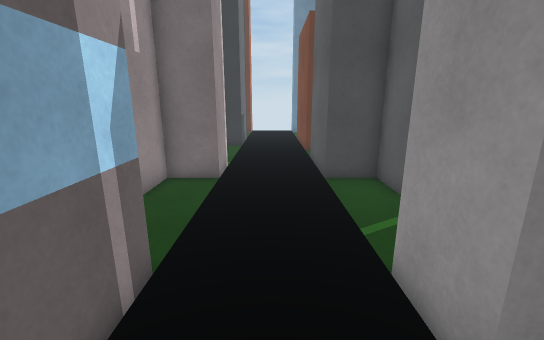
View 1 (above)

23 first-person views from a walk through a Unity game level. The camera is 1.4 m above the floor, tilts 14° down and sees 90° across. The floor is counted in squares, 0.5 m on a side. Each view is taken from the middle of a square. On the plan, view 1 faces up. The plan holds only what a view shows up to about 19 squares ahead; the rest is blank. Surface patterns are stand-ins for the level's own textures.

View 2
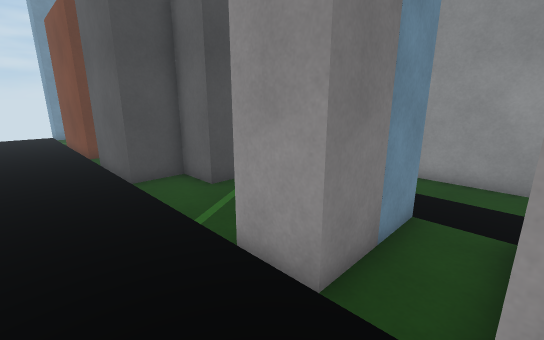

View 3
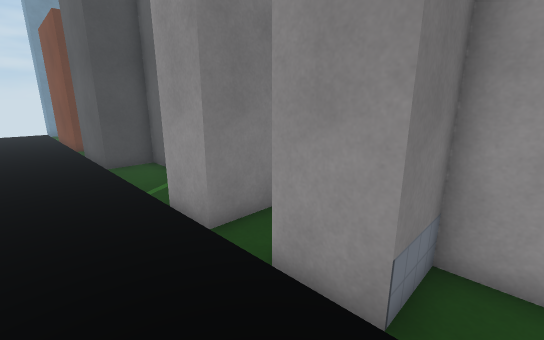

View 4
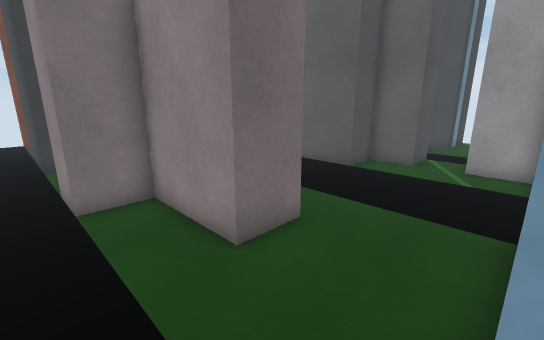

View 5
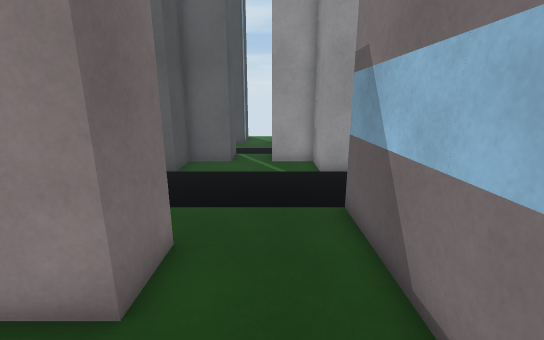

View 6
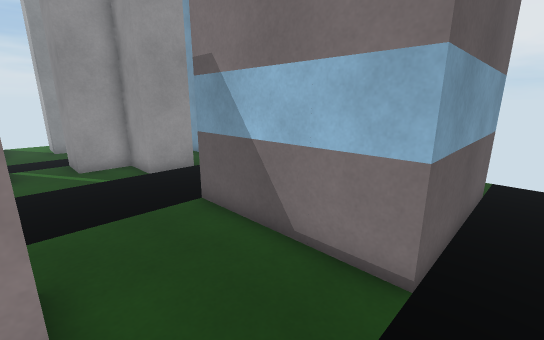

View 7
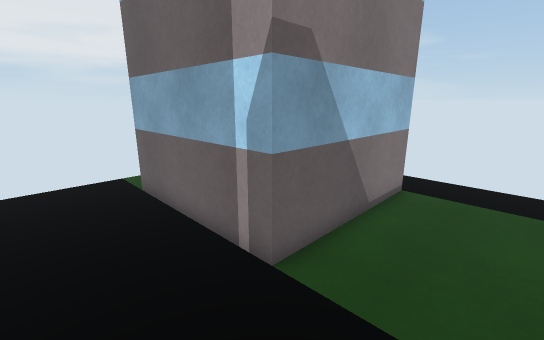

View 8
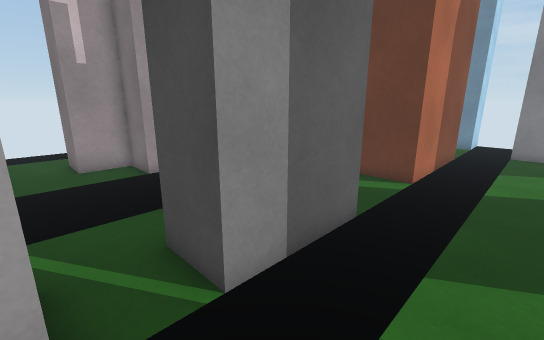

View 9
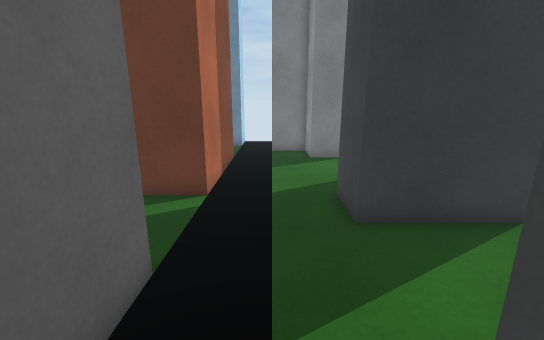

View 10
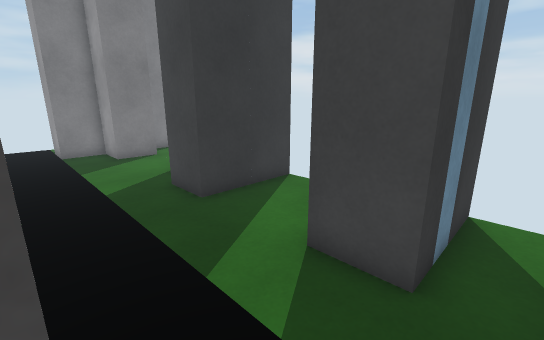

View 11
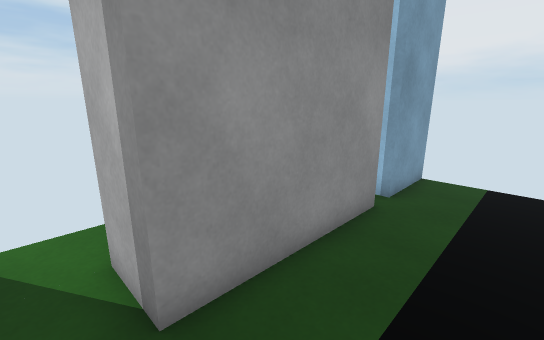

View 12
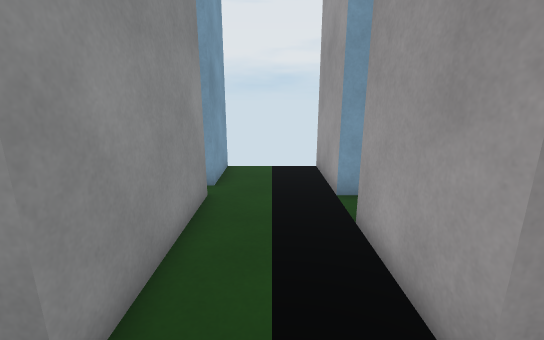

View 13
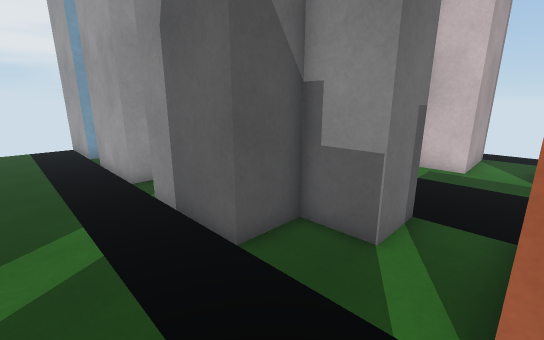

View 14
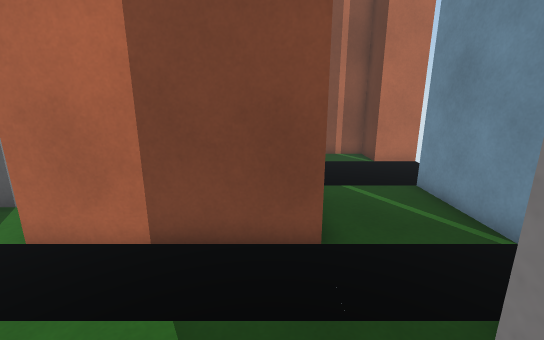

View 15
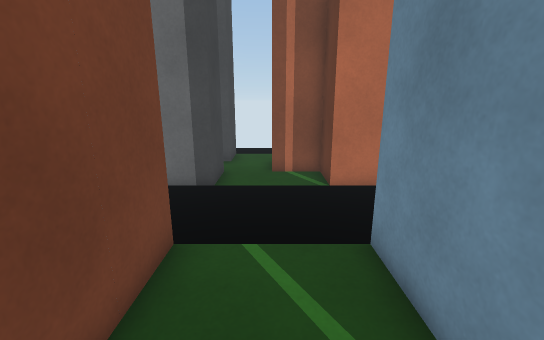

View 16
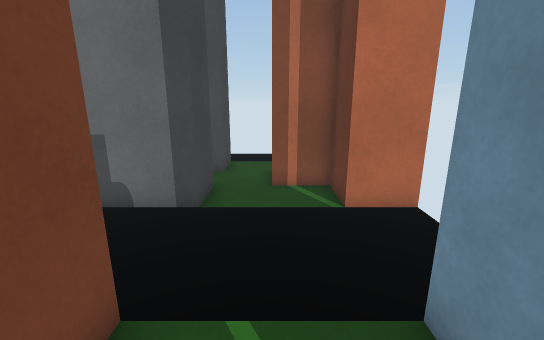

View 17
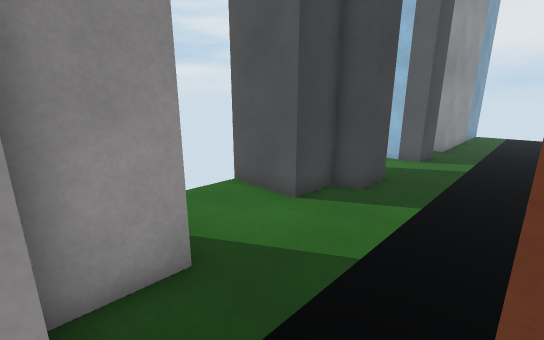

View 18
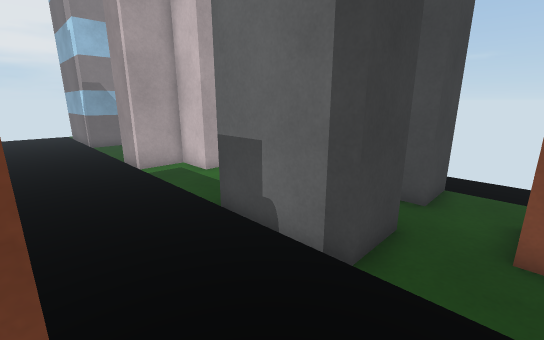

View 19
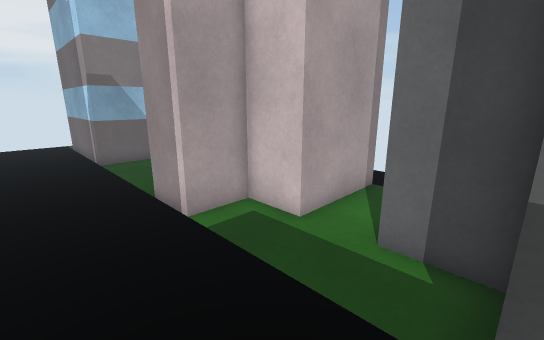

View 20
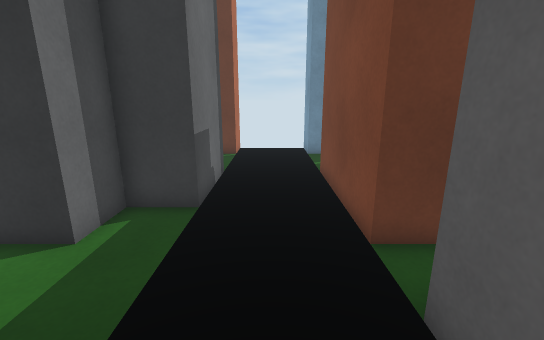

View 21
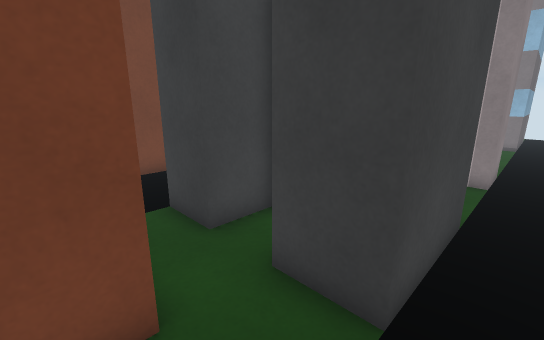

View 22
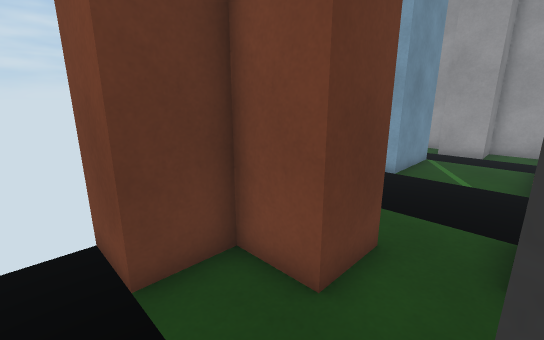

View 23
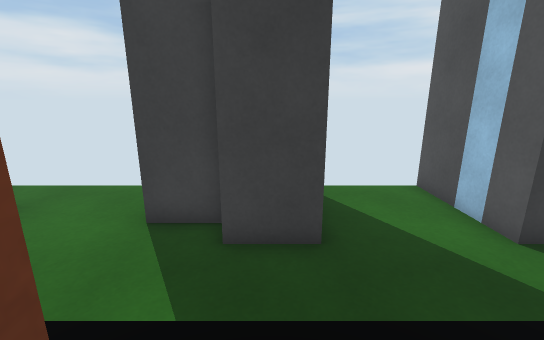

### Floor plan
Points are (right, up) in squares from view 1. A wall is a line through its corners. A room is listed if a view was taken in it or the views show most of it. See-through windows are left out.
Room 1 (views 1, 2, 3, 5, 6, 7, 10, 20)
walls: (-2, 12) (-2, 10) (-4, 10) (-4, 8) (-6, 8) (-6, 12) (-8, 12) (-8, 14); (-8, 4) (-2, 4) (-2, -2); (6, 8) (4, 8) (4, 10) (2, 10) (2, 12.5); (6, 2) (2, 2) (2, 4) (4, 4) (4, 6) (6, 6); (4.9, 0) (6, 0); (4, -3.4) (4, -2) (2, -2) (2, 0)
ways out: opening at (-9, 4) to room 2; opening at (-2, -3) to room 2; opening at (6, 1) to room 3; opening at (6, 7) to room 3; opening at (0, 13) to room 4; opening at (-9, 15) to room 6
Room 2 (view 4)
walls: (-8, -2) (-8, 4)
ways out: opening at (-9, 4) to room 1; opening at (-2, -3) to room 1
Room 3 (views 8, 9, 11, 12, 13, 14, 23)
walls: (4, 14) (4, 12) (6, 12) (6, 8); (6, 6) (6, 2); (14.1, 8) (10, 8) (10, 10) (14, 10); (14.1, 14) (10, 14) (10, 16) (11, 16) (11, 18) (12.5, 18); (10, -0.1) (10, 6) (12, 6); (6, 0) (6, -4); (6, 22) (6, 16) (4.5, 16); (12.1, 22) (10, 22); (10, -4.1) (10, -1)
ways out: opening at (6, 1) to room 1; opening at (6, 7) to room 1; opening at (4, 15) to room 4; opening at (8, 22) to room 4; opening at (11.5, 20)
Room 4 (views 15, 16, 17, 18, 19)
walls: (-4, 22) (-2, 22) (-2, 18) (-4, 18) (-4, 16); (4.5, 16) (2, 16) (2, 22) (6, 22); (6, 26) (2, 26) (2, 28); (-2, 28.1) (-2, 26) (-4, 26) (-4, 24); (2, 12.5) (2, 14) (4, 14); (-4, 14) (-4, 12) (-2, 12); (10, 22) (10, 24) (8, 24) (8, 26)
ways out: opening at (0, 13) to room 1; opening at (4, 15) to room 3; opening at (8, 22) to room 3; opening at (-4, 15) to room 6; opening at (-4, 23) to room 7; opening at (7, 26)
Room 5 (view 21)
walls: (-8, 22) (-6, 22); (-6, 24) (-6, 26) (-8, 26) (-8, 28)
ways out: opening at (-9, 22) to room 6; opening at (-6, 23) to room 7
Room 6 (view 22)
walls: (-7.5, 18) (-8, 18) (-8, 22); (-8, 14) (-4, 14); (-4, 16) (-5.5, 16)
ways out: opening at (-9, 15) to room 1; opening at (-4, 15) to room 4; opening at (-9, 22) to room 5
Room 7 (no view inside)
walls: (-6, 22) (-6, 21.2); (-4, 20) (-4, 22); (-4, 24) (-6, 24)
ways out: opening at (-4, 23) to room 4; opening at (-6, 23) to room 5

Where each view was taken, in squares from view 1:
view 1: 0 up, 0 right, facing up
view 2: 0 up, 1 left, facing up-right
view 3: 3 down, 1 left, facing up-right
view 4: 4 up, 9 left, facing up-right
view 5: 6 up, 9 left, facing right
view 6: 8 up, 9 left, facing down-right
view 7: 7 up, 1 right, facing down-left
view 8: 6 up, 9 right, facing up-left
view 9: 8 up, 8 right, facing up
view 10: 7 up, 6 right, facing up-right
view 11: 7 up, 7 right, facing down-right
view 12: 8 up, 8 right, facing down
view 13: 16 up, 9 right, facing down-left
view 14: 21 up, 11 right, facing left
view 15: 24 up, 7 right, facing left
view 16: 24 up, 5 right, facing left
view 17: 24 up, 6 right, facing down-right
view 18: 24 up, 2 right, facing down-left
view 19: 18 up, 1 right, facing down-left
view 20: 11 up, 0 right, facing up
view 21: 25 up, 9 left, facing down-right
view 22: 22 up, 9 left, facing up-right
view 23: 15 up, 5 right, facing right
